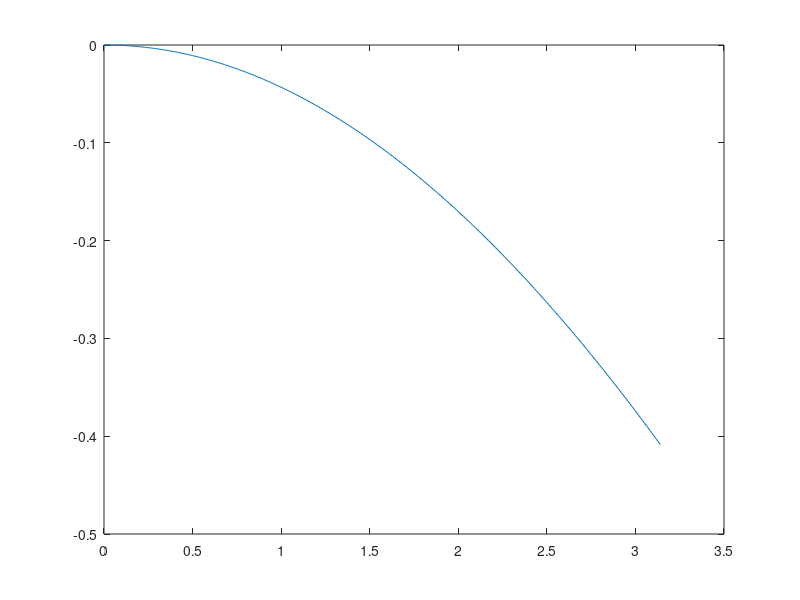

This chart was generated by the following MATLAB code:
% Frequency response of LIF neuron

Fe  = 2048; 
R   = 1;
C   = 0.1;

w = 0:0.01:pi;

ZMod = R./sqrt(1+(R*C*w).^2);


%% Results
figure;
plot(w,20*log10(ZMod));
